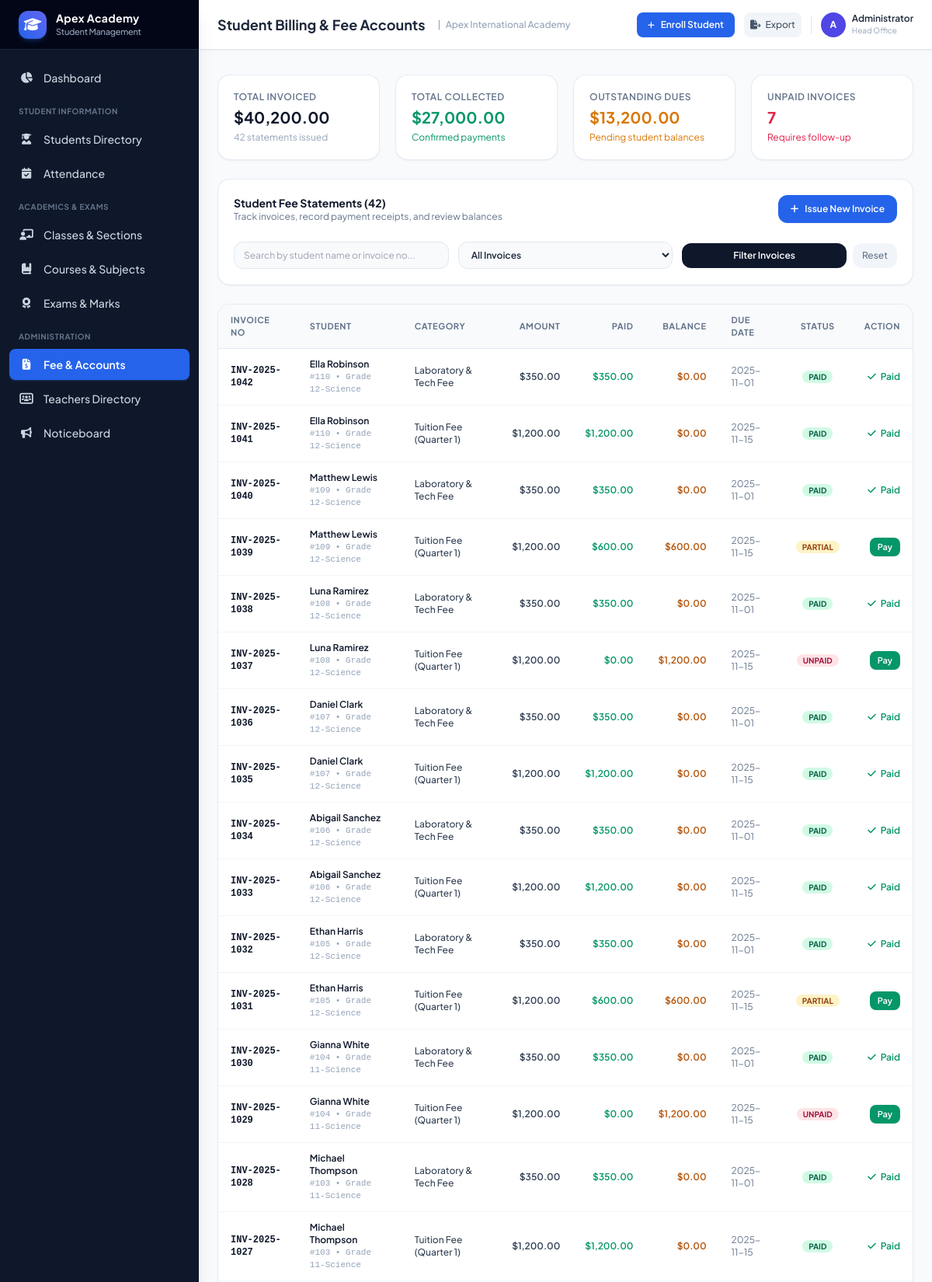
The page /fees (upper part) on the database its author committed.
### tables this page shows
CREATE TABLE fee_invoices (
        id INTEGER PRIMARY KEY AUTOINCREMENT,
        invoice_no TEXT UNIQUE NOT NULL,
        student_id INTEGER NOT NULL,
        fee_type_id INTEGER NOT NULL,
        amount REAL NOT NULL,
        paid_amount REAL DEFAULT 0.0,
        due_date TEXT NOT NULL,
        status TEXT DEFAULT 'Unpaid' CHECK(status IN ('Paid', 'Partial', 'Unpaid')),
        created_at TEXT NOT NULL,
        FOREIGN KEY (student_id) REFERENCES students(id) ON DELETE CASCADE,
        FOREIGN KEY (fee_type_id) REFERENCES fee_types(id) ON DELETE RESTRICT
    );

CREATE TABLE students (
        id INTEGER PRIMARY KEY AUTOINCREMENT,
        admission_no TEXT UNIQUE NOT NULL,
        roll_no TEXT NOT NULL,
        first_name TEXT NOT NULL,
        last_name TEXT NOT NULL,
        gender TEXT NOT NULL,
        dob TEXT NOT NULL,
        blood_group TEXT,
        email TEXT,
        phone TEXT,
        address TEXT,
        class_id INTEGER NOT NULL,
        admission_date TEXT NOT NULL,
        parent_name TEXT NOT NULL,
        parent_relation TEXT DEFAULT 'Parent',
        parent_phone TEXT NOT NULL,
        parent_email TEXT,
        status TEXT DEFAULT 'Active',
        avatar_url TEXT,
        FOREIGN KEY (class_id) REFERENCES classes(id) ON DELETE RESTRICT
    );

CREATE TABLE classes (
        id INTEGER PRIMARY KEY AUTOINCREMENT,
        name TEXT NOT NULL,
        grade_level TEXT NOT NULL,
        section TEXT NOT NULL,
        room_number TEXT,
        class_teacher_id INTEGER,
        FOREIGN KEY (class_teacher_id) REFERENCES teachers(id) ON DELETE SET NULL,
        UNIQUE(grade_level, section)
    );

CREATE TABLE fee_types (
        id INTEGER PRIMARY KEY AUTOINCREMENT,
        name TEXT UNIQUE NOT NULL,
        description TEXT,
        default_amount REAL NOT NULL
    );

### app.py (the view)
@app.route('/fees')
def fees_list():
    status_filter = request.args.get('status', '').strip()
    search = request.args.get('q', '').strip()
    query = """
        SELECT fi.*, ft.name as fee_type_name, s.first_name, s.last_name, s.admission_no, s.roll_no, c.name as class_name
        FROM fee_invoices fi
        JOIN fee_types ft ON fi.fee_type_id = ft.id
        JOIN students s ON fi.student_id = s.id
        LEFT JOIN classes c ON s.class_id = c.id
        WHERE 1=1
    """
    params = []
    if status_filter:
        query += " AND fi.status = ?"
        params.append(status_filter)
    if search:
        query += " AND (s.first_name LIKE ? OR s.last_name LIKE ? OR fi.invoice_no LIKE ? OR s.admission_no LIKE ?)"
        term = f"%{search}%"
        params.extend([term, term, term, term])
    query += " ORDER BY fi.id DESC"
    invoices = query_db(query, params)
    kpis = query_db("""
        SELECT
            COALESCE(SUM(amount), 0) as total_invoiced,
            COALESCE(SUM(paid_amount), 0) as total_collected,
            COUNT(*) as total_invoices,
            SUM(CASE WHEN status = 'Unpaid' THEN 1 ELSE 0 END) as unpaid_count
        FROM fee_invoices
    """, one=True)
    fee_types = query_db("SELECT * FROM fee_types ORDER BY name")
    students = query_db("SELECT id, admission_no, roll_no, first_name, last_name FROM students WHERE status = 'Active' ORDER BY first_name")
    return render_template(
        'fees/index.html',
        invoices=invoices,
        kpis=kpis,
        fee_types=fee_types,
        students=students,
        selected_status=status_filter,
        search=search
    )

### app.py (called while the page is built)
@app.context_processor
def inject_global_settings():
    return {
        'school_name': config.SCHOOL_NAME,
        'school_tagline': config.SCHOOL_TAGLINE,
        'school_address': config.SCHOOL_ADDRESS,
        'school_contact': config.SCHOOL_CONTACT,
        'academic_year': config.SCHOOL_ACADEMIC_YEAR,
        'now': datetime.now()
    }

@app.template_filter('currency')
def currency_filter(val):
    try:
        return f"${float(val):,.2f}"
    except (ValueError, TypeError):
        return "$0.00"

### database.py (called while the page is built)
def get_db():
    conn = sqlite3.connect(DATABASE_PATH)
    conn.row_factory = sqlite3.Row
    conn.execute("PRAGMA foreign_keys = ON")
    return conn

def query_db(query, args=(), one=False):
    conn = get_db()
    try:
        cur = conn.cursor()
        cur.execute(query, args)
        rv = cur.fetchall()
        return (rv[0] if rv else None) if one else rv
    finally:
        conn.close()

### templates/fees/index.html (shortened to what this page needs)
{% extends "base.html" %}
{% block header_title %}Student Billing & Fee Accounts{% endblock %}
{% block content %}
<div class="space-y-6 pb-12">
    <div class="grid grid-cols-1 sm:grid-cols-4 gap-5">
        <div class="bg-white p-5 rounded-2xl border border-slate-200/80 shadow-sm">
            <p class="text-xs font-semibold text-slate-500 uppercase tracking-wider">Total Invoiced</p>
            <h3 class="text-xl font-bold text-slate-900 mt-1">{{ kpis.total_invoiced|currency }}</h3>
            <p class="text-xs text-slate-400 mt-1">{{ kpis.total_invoices }} statements issued</p>
        </div>
        <div class="bg-white p-5 rounded-2xl border border-slate-200/80 shadow-sm">
            <p class="text-xs font-semibold text-slate-500 uppercase tracking-wider">Total Collected</p>
            <h3 class="text-xl font-bold text-emerald-600 mt-1">{{ kpis.total_collected|currency }}</h3>
            <p class="text-xs text-emerald-600 mt-1">Confirmed payments</p>
        </div>
        <div class="bg-white p-5 rounded-2xl border border-slate-200/80 shadow-sm">
            <p class="text-xs font-semibold text-slate-500 uppercase tracking-wider">Outstanding Dues</p>
            <h3 class="text-xl font-bold text-amber-600 mt-1">{{ (kpis.total_invoiced - kpis.total_collected)|currency }}</h3>
            <p class="text-xs text-amber-600 mt-1">Pending student balances</p>
        </div>
        <div class="bg-white p-5 rounded-2xl border border-slate-200/80 shadow-sm">
            <p class="text-xs font-semibold text-slate-500 uppercase tracking-wider">Unpaid Invoices</p>
            <h3 class="text-xl font-bold text-rose-600 mt-1">{{ kpis.unpaid_count }}</h3>
            <p class="text-xs text-rose-600 mt-1">Requires follow-up</p>
        </div>
    </div>
    <div class="bg-white p-5 rounded-2xl border border-slate-200/80 shadow-sm space-y-4">
        <div class="flex flex-col sm:flex-row items-center justify-between gap-4">
            <div>
                <h3 class="text-sm font-bold text-slate-900">Student Fee Statements ({{ invoices|length }})</h3>
                <p class="text-xs text-slate-500">Track invoices, record payment receipts, and review balances</p>
            </div>
            <button onclick="openModal('addInvoiceModal')" class="inline-flex items-center gap-2 bg-blue-600 hover:bg-blue-700 text-white text-xs font-semibold px-4 py-2.5 rounded-xl transition-colors shadow-sm">
                <i class="fa-solid fa-plus"></i>
                <span>Issue New Invoice</span>
            </button>
        </div>
        <form method="GET" action="{{ url_for('fees_list') }}" class="grid grid-cols-1 sm:grid-cols-3 gap-3 pt-2">
            <input type="text" name="q" value="{{ search }}" placeholder="Search by student name or invoice no..."
                class="w-full bg-slate-50 border border-slate-200 rounded-xl px-3 py-2 text-xs focus:ring-2 focus:ring-blue-500">
            <select name="status" class="w-full bg-slate-50 border border-slate-200 rounded-xl px-3 py-2 text-xs focus:ring-2 focus:ring-blue-500 font-semibold">
                <option value="">All Invoices</option>
            </select>
            <div class="flex items-center gap-2">
                <button type="submit" class="w-full bg-slate-900 hover:bg-slate-800 text-white text-xs font-semibold py-2 rounded-xl transition-colors">
                    Filter Invoices
                </button>
                <a href="{{ url_for('fees_list') }}" class="px-3 py-2 text-xs font-medium text-slate-500 hover:text-slate-800 bg-slate-100 rounded-xl">
                    Reset
                </a>
            </div>
        </form>
    </div>
    <div class="bg-white rounded-2xl border border-slate-200/80 shadow-sm overflow-hidden">
        <div class="overflow-x-auto">
            <table class="w-full text-left text-xs">
                <thead class="bg-slate-50 text-slate-500 font-semibold border-b border-slate-200 uppercase tracking-wider text-[11px]">
                    <tr>
                        <th class="py-3 px-4">Invoice No</th>
                        <th class="py-3 px-4">Student</th>
                        <th class="py-3 px-4">Category</th>
                        <th class="py-3 px-4 text-right">Amount</th>
                        <th class="py-3 px-4 text-right">Paid</th>
                        <th class="py-3 px-4 text-right">Balance</th>
                        <th class="py-3 px-4">Due Date</th>
                        <th class="py-3 px-4 text-center">Status</th>
                        <th class="py-3 px-4 text-right">Action</th>
                    </tr>
                </thead>
                <tbody class="divide-y divide-slate-100 text-slate-700">
                    {% for inv in invoices %}
                    <tr class="hover:bg-slate-50 transition-colors">
                        <td class="py-3 px-4 font-mono font-bold text-slate-900">{{ inv.invoice_no }}</td>
                        <td class="py-3 px-4">
                            <a href="{{ url_for('student_detail', id=inv.student_id) }}" class="font-semibold text-slate-900 hover:text-blue-600">
                                {{ inv.first_name }} {{ inv.last_name }}
                            </a>
                            <p class="text-[11px] text-slate-400 font-mono">#{{ inv.roll_no }} &bull; {{ inv.class_name }}</p>
                        </td>
                        <td class="py-3 px-4 font-medium">{{ inv.fee_type_name }}</td>
                        <td class="py-3 px-4 text-right font-semibold">{{ inv.amount|currency }}</td>
                        <td class="py-3 px-4 text-right font-semibold text-emerald-600">{{ inv.paid_amount|currency }}</td>
                        <td class="py-3 px-4 text-right font-semibold text-amber-700">{{ (inv.amount - inv.paid_amount)|currency }}</td>
                        <td class="py-3 px-4 text-slate-500">{{ inv.due_date }}</td>
                        <td class="py-3 px-4 text-center">
                            <span class="text-[10px] font-bold px-2 py-0.5 rounded-full uppercase
                                {% if inv.status == 'Paid' %}bg-emerald-100 text-emerald-800
                                {% elif inv.status == 'Partial' %}bg-amber-100 text-amber-800
                                {% else %}bg-rose-100 text-rose-800{% endif %}">
                                {{ inv.status }}
                            </span>
                        </td>
                        <td class="py-3 px-4 text-right">
                            {% if inv.status != 'Paid' %}
                            <button onclick="recordPaymentModal('{{ inv.id }}', '{{ inv.invoice_no }}', '{{ inv.amount - inv.paid_amount }}', '{{ inv.first_name }} {{ inv.last_name }}')"
                                class="bg-emerald-600 hover:bg-emerald-700 text-white font-semibold text-[11px] px-2.5 py-1 rounded-lg shadow-sm transition-colors">
                                Pay
                            </button>
                            {% else %}
                            <span class="text-xs font-semibold text-emerald-600"><i class="fa-solid fa-check mr-1"></i> Paid</span>
                            {% endif %}
                        </td>
                    </tr>
                    {% endfor %}
                </tbody>
            </table>
        </div>
    </div>
</div>
{% endblock %}

### static/css/styles.css (style rules this page uses)
body { font-family: 'Plus Jakarta Sans', system-ui, -apple-system, sans-serif; }

### rows shown on the page
fee_invoices: invoice_no "INV-2025-1042", first_name "Ella", last_name "Robinson", roll_no "110", class_name "Grade 12-Science", fee_type_name "Laboratory & Tech Fee", amount "$350.00", paid_amount "$350.00", (inv.amount-inv.paid_amount)|currency "$0.00", due_date "2025-11-01", status "PAID", shows "Paid"
fee_invoices: invoice_no "INV-2025-1041", first_name "Ella", last_name "Robinson", roll_no "110", class_name "Grade 12-Science", fee_type_name "Tuition Fee (Quarter 1)", amount "$1,200.00", paid_amount "$1,200.00", (inv.amount-inv.paid_amount)|currency "$0.00", due_date "2025-11-15", status "PAID", shows "Paid"
fee_invoices: invoice_no "INV-2025-1040", first_name "Matthew", last_name "Lewis", roll_no "109", class_name "Grade 12-Science", fee_type_name "Laboratory & Tech Fee", amount "$350.00", paid_amount "$350.00", (inv.amount-inv.paid_amount)|currency "$0.00", due_date "2025-11-01", status "PAID", shows "Paid"
fee_invoices: invoice_no "INV-2025-1039", first_name "Matthew", last_name "Lewis", roll_no "109", class_name "Grade 12-Science", fee_type_name "Tuition Fee (Quarter 1)", amount "$1,200.00", paid_amount "$600.00", (inv.amount-inv.paid_amount)|currency "$600.00", due_date "2025-11-15", status "PARTIAL"
fee_invoices: invoice_no "INV-2025-1038", first_name "Luna", last_name "Ramirez", roll_no "108", class_name "Grade 12-Science", fee_type_name "Laboratory & Tech Fee", amount "$350.00", paid_amount "$350.00", (inv.amount-inv.paid_amount)|currency "$0.00", due_date "2025-11-01", status "PAID", shows "Paid"
fee_invoices: invoice_no "INV-2025-1037", first_name "Luna", last_name "Ramirez", roll_no "108", class_name "Grade 12-Science", fee_type_name "Tuition Fee (Quarter 1)", amount "$1,200.00", paid_amount "$0.00", (inv.amount-inv.paid_amount)|currency "$1,200.00", due_date "2025-11-15", status "UNPAID"
fee_invoices: invoice_no "INV-2025-1036", first_name "Daniel", last_name "Clark", roll_no "107", class_name "Grade 12-Science", fee_type_name "Laboratory & Tech Fee", amount "$350.00", paid_amount "$350.00", (inv.amount-inv.paid_amount)|currency "$0.00", due_date "2025-11-01", status "PAID", shows "Paid"
fee_invoices: invoice_no "INV-2025-1035", first_name "Daniel", last_name "Clark", roll_no "107", class_name "Grade 12-Science", fee_type_name "Tuition Fee (Quarter 1)", amount "$1,200.00", paid_amount "$1,200.00", (inv.amount-inv.paid_amount)|currency "$0.00", due_date "2025-11-15", status "PAID", shows "Paid"
fee_invoices: invoice_no "INV-2025-1034", first_name "Abigail", last_name "Sanchez", roll_no "106", class_name "Grade 12-Science", fee_type_name "Laboratory & Tech Fee", amount "$350.00", paid_amount "$350.00", (inv.amount-inv.paid_amount)|currency "$0.00", due_date "2025-11-01", status "PAID", shows "Paid"
fee_invoices: invoice_no "INV-2025-1033", first_name "Abigail", last_name "Sanchez", roll_no "106", class_name "Grade 12-Science", fee_type_name "Tuition Fee (Quarter 1)", amount "$1,200.00", paid_amount "$1,200.00", (inv.amount-inv.paid_amount)|currency "$0.00", due_date "2025-11-15", status "PAID", shows "Paid"
fee_invoices: invoice_no "INV-2025-1032", first_name "Ethan", last_name "Harris", roll_no "105", class_name "Grade 12-Science", fee_type_name "Laboratory & Tech Fee", amount "$350.00", paid_amount "$350.00", (inv.amount-inv.paid_amount)|currency "$0.00", due_date "2025-11-01", status "PAID", shows "Paid"
fee_invoices: invoice_no "INV-2025-1031", first_name "Ethan", last_name "Harris", roll_no "105", class_name "Grade 12-Science", fee_type_name "Tuition Fee (Quarter 1)", amount "$1,200.00", paid_amount "$600.00", (inv.amount-inv.paid_amount)|currency "$600.00", due_date "2025-11-15", status "PARTIAL"
fee_invoices: invoice_no "INV-2025-1030", first_name "Gianna", last_name "White", roll_no "104", class_name "Grade 11-Science", fee_type_name "Laboratory & Tech Fee", amount "$350.00", paid_amount "$350.00", (inv.amount-inv.paid_amount)|currency "$0.00", due_date "2025-11-01", status "PAID", shows "Paid"
fee_invoices: invoice_no "INV-2025-1029", first_name "Gianna", last_name "White", roll_no "104", class_name "Grade 11-Science", fee_type_name "Tuition Fee (Quarter 1)", amount "$1,200.00", paid_amount "$0.00", (inv.amount-inv.paid_amount)|currency "$1,200.00", due_date "2025-11-15", status "UNPAID"
fee_invoices: invoice_no "INV-2025-1028", first_name "Michael", last_name "Thompson", roll_no "103", class_name "Grade 11-Science", fee_type_name "Laboratory & Tech Fee", amount "$350.00", paid_amount "$350.00", (inv.amount-inv.paid_amount)|currency "$0.00", due_date "2025-11-01", status "PAID", shows "Paid"
fee_invoices: invoice_no "INV-2025-1027", first_name "Michael", last_name "Thompson", roll_no "103", class_name "Grade 11-Science", fee_type_name "Tuition Fee (Quarter 1)", amount "$1,200.00", paid_amount "$1,200.00", (inv.amount-inv.paid_amount)|currency "$0.00", due_date "2025-11-15", status "PAID", shows "Paid"

### other values the page prints
{{ school_name }} "Apex International Academy"
{{ kpis.total_invoiced|currency }} "$40,200.00"
{{ kpis.total_invoices }} "42"
{{ kpis.total_collected|currency }} "$27,000.00"
{{ (kpis.total_invoiced - kpis.total_collected)|currency }} "$13,200.00"
{{ kpis.unpaid_count }} "7"
{{ invoices|length }} "42"
